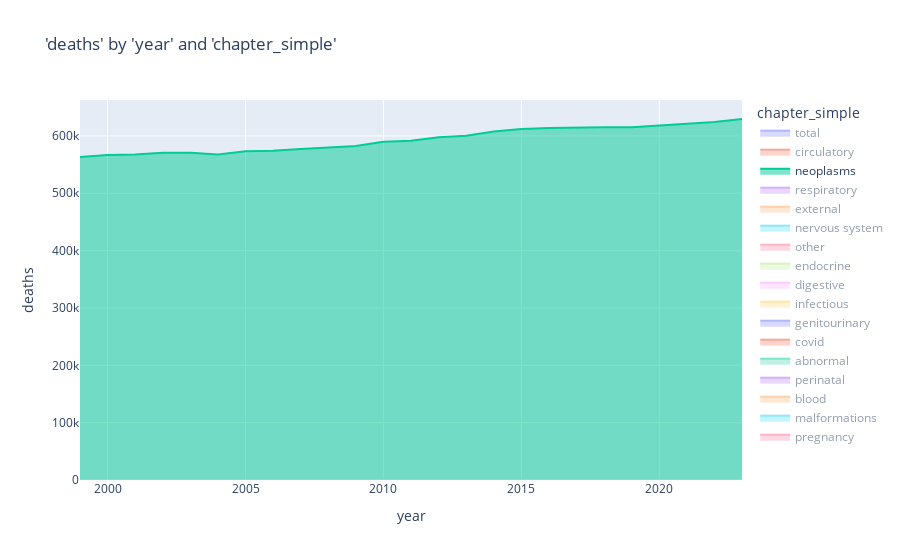

Notebook code cell kept with this figure:
### Markdown cell above
### Chart

### Code cell
charters.chart(
    df=cod_all,
    x_axis="year",
    y_axis="deaths",
    color=category_col,
    type="area",
    category_orders=category_orders,
)

### Figure 1 — Plotly figure (JSON) as saved in the notebook; plotly's stock layout.template omitted (floating-point values rounded to 4 significant figures)
{"data": [{"fillpattern": {"shape": ""}, "hovertemplate": "chapter_simple=total<br>year=%{x}<br>deaths=%{y}<extra></extra>", "legendgroup": "total", "line": {"color": "#636efa"}, "marker": {"symbol": "circle"}, "mode": "lines", "name": "total", "orientation": "v", "showlegend": true, "stackgroup": "1", "type": "scatter", "visible": "legendonly", "x": [1999, 2000, 2001, 2002, 2003, 2004, 2005, 2006, 2007, 2008, 2009, 2010, 2011, 2012, 2013, 2014, 2015, 2016, 2017, 2018, 2019, 2020, 2021, 2022, 2023], "xaxis": "x", "y": [2391399, 2403351, 2416425, 2443386, 2448288, 2397615, 2448017, 2426264, 2423712, 2471984, 2437163, 2468435, 2515458, 2543279, 2596990, 2626418, 2712625, 2744248, 2813501, 2839204, 2854838, 3383729, 3464231, 3279857, 3090565], "yaxis": "y"}, {"fillpattern": {"shape": ""}, "hovertemplate": "chapter_simple=circulatory<br>year=%{x}<br>deaths=%{y}<extra></extra>", "legendgroup": "circulatory", "line": {"color": "#EF553B"}, "marker": {"symbol": "circle"}, "mode": "lines", "name": "circulatory", "orientation": "v", "showlegend": true, "stackgroup": "1", "type": "scatter", "visible": "legendonly", "x": [1999, 2000, 2001, 2002, 2003, 2004, 2005, 2006, 2007, 2008, 2009, 2010, 2011, 2012, 2013, 2014, 2015, 2016, 2017, 2018, 2019, 2020, 2021, 2022, 2023], "xaxis": "x", "y": [954339, 941526, 926999, 923339, 907180, 865863, 860843, 827741, 810257, 808525, 784742, 784454, 783475, 787431, 800937, 807775, 836546, 840678, 859125, 868662, 874613, 928741, 931578, 941652, 915863], "yaxis": "y"}, {"fillpattern": {"shape": ""}, "hovertemplate": "chapter_simple=neoplasms<br>year=%{x}<br>deaths=%{y}<extra></extra>", "legendgroup": "neoplasms", "line": {"color": "#00cc96"}, "marker": {"symbol": "circle"}, "mode": "lines", "name": "neoplasms", "orientation": "v", "showlegend": true, "stackgroup": "1", "type": "scatter", "visible": true, "x": [1999, 2000, 2001, 2002, 2003, 2004, 2005, 2006, 2007, 2008, 2009, 2010, 2011, 2012, 2013, 2014, 2015, 2016, 2017, 2018, 2019, 2020, 2021, 2022, 2023], "xaxis": "x", "y": [563065, 566637, 567444, 570570, 570465, 567468, 573022, 574010, 577079, 579939, 582233, 589660, 591688, 597679, 600113, 607739, 612207, 613832, 614932, 614914, 615191, 618579, 621450, 624405, 629458], "yaxis": "y"}, {"fillpattern": {"shape": ""}, "hovertemplate": "chapter_simple=respiratory<br>year=%{x}<br>deaths=%{y}<extra></extra>", "legendgroup": "respiratory", "line": {"color": "#ab63fa"}, "marker": {"symbol": "circle"}, "mode": "lines", "name": "respiratory", "orientation": "v", "showlegend": true, "stackgroup": "1", "type": "scatter", "visible": "legendonly", "x": [1999, 2000, 2001, 2002, 2003, 2004, 2005, 2006, 2007, 2008, 2009, 2010, 2011, 2012, 2013, 2014, 2015, 2016, 2017, 2018, 2019, 2020, 2021, 2022, 2023], "xaxis": "x", "y": [229863, 231079, 230009, 234629, 235935, 227093, 239680, 226661, 227307, 245099, 238636, 237433, 248742, 246311, 261071, 258333, 271229, 266037, 278673, 282641, 271026, 270506, 250835, 263381, 261096], "yaxis": "y"}, {"fillpattern": {"shape": ""}, "hovertemplate": "chapter_simple=external<br>year=%{x}<br>deaths=%{y}<extra></extra>", "legendgroup": "external", "line": {"color": "#FFA15A"}, "marker": {"symbol": "circle"}, "mode": "lines", "name": "external", "orientation": "v", "showlegend": true, "stackgroup": "1", "type": "scatter", "visible": "legendonly", "x": [1999, 2000, 2001, 2002, 2003, 2004, 2005, 2006, 2007, 2008, 2009, 2010, 2011, 2012, 2013, 2014, 2015, 2016, 2017, 2018, 2019, 2020, 2021, 2022, 2023], "xaxis": "x", "y": [151109, 151268, 157173, 164111, 166857, 170067, 176406, 181586, 185076, 183816, 179770, 183301, 190048, 192988, 195710, 202292, 216689, 235194, 247496, 245186, 251350, 283705, 312137, 311511, 303610], "yaxis": "y"}, {"fillpattern": {"shape": ""}, "hovertemplate": "chapter_simple=nervous system<br>year=%{x}<br>deaths=%{y}<extra></extra>", "legendgroup": "nervous system", "line": {"color": "#19d3f3"}, "marker": {"symbol": "circle"}, "mode": "lines", "name": "nervous system", "orientation": "v", "showlegend": true, "stackgroup": "1", "type": "scatter", "visible": "legendonly", "x": [1999, 2000, 2001, 2002, 2003, 2004, 2005, 2006, 2007, 2008, 2009, 2010, 2011, 2012, 2013, 2014, 2015, 2016, 2017, 2018, 2019, 2020, 2021, 2022, 2023], "xaxis": "x", "y": [84077, 91014, 96524, 103064, 109640, 111751, 120713, 122965, 126997, 136607, 134168, 141106, 144920, 146187, 151784, 165434, 190512, 202352, 216353, 224937, 233715, 262344, 251546, 264446, 263610], "yaxis": "y"}, {"fillpattern": {"shape": ""}, "hovertemplate": "chapter_simple=other<br>year=%{x}<br>deaths=%{y}<extra></extra>", "legendgroup": "other", "line": {"color": "#FF6692"}, "marker": {"symbol": "circle"}, "mode": "lines", "name": "other", "orientation": "v", "showlegend": true, "stackgroup": "1", "type": "scatter", "visible": "legendonly", "x": [1999, 2000, 2001, 2002, 2003, 2004, 2005, 2006, 2007, 2008, 2009, 2010, 2011, 2012, 2013, 2014, 2015, 2016, 2017, 2018, 2019, 2020, 2021, 2022, 2023], "xaxis": "x", "y": [59290, 63658, 68729, 74234, 78792, 80092, 90221, 109666, 108190, 122602, 123687, 138257, 153924, 165967, 174393, 168939, 155210, 151458, 154726, 154568, 153887, 169680, 159099, 162835, 157095], "yaxis": "y"}, {"fillpattern": {"shape": ""}, "hovertemplate": "chapter_simple=endocrine<br>year=%{x}<br>deaths=%{y}<extra></extra>", "legendgroup": "endocrine", "line": {"color": "#B6E880"}, "marker": {"symbol": "circle"}, "mode": "lines", "name": "endocrine", "orientation": "v", "showlegend": true, "stackgroup": "1", "type": "scatter", "visible": "legendonly", "x": [1999, 2000, 2001, 2002, 2003, 2004, 2005, 2006, 2007, 2008, 2009, 2010, 2011, 2012, 2013, 2014, 2015, 2016, 2017, 2018, 2019, 2020, 2021, 2022, 2023], "xaxis": "x", "y": [92872, 94345, 96820, 99458, 100443, 99042, 103152, 99204, 99028, 99326, 97984, 98891, 105144, 105926, 109159, 112738, 118532, 121258, 127947, 133156, 140107, 164128, 171890, 174196, 169094], "yaxis": "y"}, {"fillpattern": {"shape": ""}, "hovertemplate": "chapter_simple=digestive<br>year=%{x}<br>deaths=%{y}<extra></extra>", "legendgroup": "digestive", "line": {"color": "#FF97FF"}, "marker": {"symbol": "circle"}, "mode": "lines", "name": "digestive", "orientation": "v", "showlegend": true, "stackgroup": "1", "type": "scatter", "visible": "legendonly", "x": [1999, 2000, 2001, 2002, 2003, 2004, 2005, 2006, 2007, 2008, 2009, 2010, 2011, 2012, 2013, 2014, 2015, 2016, 2017, 2018, 2019, 2020, 2021, 2022, 2023], "xaxis": "x", "y": [82876, 84015, 85833, 86710, 87764, 86337, 87391, 87607, 89151, 91097, 89415, 91314, 94096, 95284, 98364, 100975, 104624, 105916, 107653, 109780, 112894, 123940, 133859, 132739, 128393], "yaxis": "y"}, {"fillpattern": {"shape": ""}, "hovertemplate": "chapter_simple=infectious<br>year=%{x}<br>deaths=%{y}<extra></extra>", "legendgroup": "infectious", "line": {"color": "#FECB52"}, "marker": {"symbol": "circle"}, "mode": "lines", "name": "infectious", "orientation": "v", "showlegend": true, "stackgroup": "1", "type": "scatter", "visible": "legendonly", "x": [1999, 2000, 2001, 2002, 2003, 2004, 2005, 2006, 2007, 2008, 2009, 2010, 2011, 2012, 2013, 2014, 2015, 2016, 2017, 2018, 2019, 2020, 2021, 2022, 2023], "xaxis": "x", "y": [59984, 59007, 60336, 63981, 64661, 64618, 66507, 66993, 66850, 68432, 69558, 67583, 68818, 68409, 70601, 70413, 72090, 70052, 69385, 67971, 64706, 68316, 68562, 69937, 69223], "yaxis": "y"}, {"fillpattern": {"shape": ""}, "hovertemplate": "chapter_simple=genitourinary<br>year=%{x}<br>deaths=%{y}<extra></extra>", "legendgroup": "genitourinary", "line": {"color": "#636efa"}, "marker": {"symbol": "circle"}, "mode": "lines", "name": "genitourinary", "orientation": "v", "showlegend": true, "stackgroup": "1", "type": "scatter", "visible": "legendonly", "x": [1999, 2000, 2001, 2002, 2003, 2004, 2005, 2006, 2007, 2008, 2009, 2010, 2011, 2012, 2013, 2014, 2015, 2016, 2017, 2018, 2019, 2020, 2021, 2022, 2023], "xaxis": "x", "y": [53127, 54560, 57026, 58334, 60081, 60326, 62773, 63581, 64743, 63130, 63538, 65676, 61592, 62030, 64085, 66165, 69373, 70316, 71453, 72526, 72871, 76772, 78968, 80382, 76887], "yaxis": "y"}, {"fillpattern": {"shape": ""}, "hovertemplate": "chapter_simple=covid<br>year=%{x}<br>deaths=%{y}<extra></extra>", "legendgroup": "covid", "line": {"color": "#EF553B"}, "marker": {"symbol": "circle"}, "mode": "lines", "name": "covid", "orientation": "v", "showlegend": true, "stackgroup": "1", "type": "scatter", "visible": "legendonly", "x": [2001, 2019, 2020, 2021, 2022, 2023], "xaxis": "x", "y": [2926, 27, 350921, 416927, 186579, 49951], "yaxis": "y"}, {"fillpattern": {"shape": ""}, "hovertemplate": "chapter_simple=abnormal<br>year=%{x}<br>deaths=%{y}<extra></extra>", "legendgroup": "abnormal", "line": {"color": "#00cc96"}, "marker": {"symbol": "circle"}, "mode": "lines", "name": "abnormal", "orientation": "v", "showlegend": true, "stackgroup": "1", "type": "scatter", "visible": "legendonly", "x": [1999, 2000, 2001, 2002, 2003, 2004, 2005, 2006, 2007, 2008, 2009, 2010, 2011, 2012, 2013, 2014, 2015, 2016, 2017, 2018, 2019, 2020, 2021, 2022, 2023], "xaxis": "x", "y": [26672, 31876, 32326, 29975, 31444, 30126, 31999, 31725, 33500, 38522, 39829, 38360, 40184, 42050, 37752, 32242, 32042, 33373, 32750, 32537, 32408, 34098, 34503, 34110, 33351], "yaxis": "y"}, {"fillpattern": {"shape": ""}, "hovertemplate": "chapter_simple=perinatal<br>year=%{x}<br>deaths=%{y}<extra></extra>", "legendgroup": "perinatal", "line": {"color": "#ab63fa"}, "marker": {"symbol": "circle"}, "mode": "lines", "name": "perinatal", "orientation": "v", "showlegend": true, "stackgroup": "1", "type": "scatter", "visible": "legendonly", "x": [1999, 2000, 2001, 2002, 2003, 2004, 2005, 2006, 2007, 2008, 2009, 2010, 2011, 2012, 2013, 2014, 2015, 2016, 2017, 2018, 2019, 2020, 2021, 2022, 2023], "xaxis": "x", "y": [14259, 14069, 13887, 14254, 14378, 14213, 14549, 14442, 14599, 13933, 13116, 12128, 12036, 11917, 12084, 11897, 11715, 11493, 11108, 10718, 10412, 9672, 9579, 10203, 10003], "yaxis": "y"}, {"fillpattern": {"shape": ""}, "hovertemplate": "chapter_simple=blood<br>year=%{x}<br>deaths=%{y}<extra></extra>", "legendgroup": "blood", "line": {"color": "#FFA15A"}, "marker": {"symbol": "circle"}, "mode": "lines", "name": "blood", "orientation": "v", "showlegend": true, "stackgroup": "1", "type": "scatter", "visible": "legendonly", "x": [1999, 2000, 2001, 2002, 2003, 2004, 2005, 2006, 2007, 2008, 2009, 2010, 2011, 2012, 2013, 2014, 2015, 2016, 2017, 2018, 2019, 2020, 2021, 2022, 2023], "xaxis": "x", "y": [9067, 9315, 9535, 9661, 9585, 9424, 9591, 8834, 9745, 9873, 9644, 9774, 10158, 10474, 10216, 10744, 10699, 10927, 10790, 10906, 10815, 11466, 11947, 12069, 11946], "yaxis": "y"}, {"fillpattern": {"shape": ""}, "hovertemplate": "chapter_simple=malformations<br>year=%{x}<br>deaths=%{y}<extra></extra>", "legendgroup": "malformations", "line": {"color": "#19d3f3"}, "marker": {"symbol": "circle"}, "mode": "lines", "name": "malformations", "orientation": "v", "showlegend": true, "stackgroup": "1", "type": "scatter", "visible": "legendonly", "x": [1999, 2000, 2001, 2002, 2003, 2004, 2005, 2006, 2007, 2008, 2009, 2010, 2011, 2012, 2013, 2014, 2015, 2016, 2017, 2018, 2019, 2020, 2021, 2022, 2023], "xaxis": "x", "y": [10393, 10578, 10442, 10687, 10518, 10498, 10410, 10489, 10421, 10288, 9883, 9673, 9702, 9636, 9583, 9609, 10017, 10131, 9902, 9729, 9713, 9573, 9664, 10149, 9932], "yaxis": "y"}, {"fillpattern": {"shape": ""}, "hovertemplate": "chapter_simple=pregnancy<br>year=%{x}<br>deaths=%{y}<extra></extra>", "legendgroup": "pregnancy", "line": {"color": "#FF6692"}, "marker": {"symbol": "circle"}, "mode": "lines", "name": "pregnancy", "orientation": "v", "showlegend": true, "stackgroup": "1", "type": "scatter", "visible": "legendonly", "x": [1999, 2000, 2001, 2002, 2003, 2004, 2005, 2006, 2007, 2008, 2009, 2010, 2011, 2012, 2013, 2014, 2015, 2016, 2017, 2018, 2019, 2020, 2021, 2022, 2023], "xaxis": "x", "y": [406, 404, 416, 379, 545, 697, 760, 760, 769, 795, 960, 825, 931, 990, 1138, 1123, 1140, 1231, 1208, 973, 1103, 1288, 1687, 1263, 1053], "yaxis": "y"}], "layout": {"autosize": true, "legend": {"title": {"text": "chapter_simple"}, "tracegroupgap": 0}, "title": {"text": "'deaths' by 'year' and 'chapter_simple'"}, "xaxis": {"anchor": "y", "autorange": true, "domain": [0, 1], "range": [1999, 2023], "title": {"text": "year"}, "type": "linear"}, "yaxis": {"anchor": "x", "autorange": true, "domain": [0, 1], "range": [0, 662600.0], "title": {"text": "deaths"}, "type": "linear"}}}
